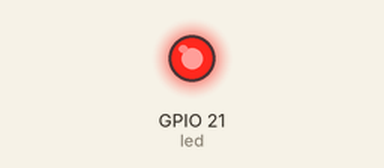
This sketch was run on a simulated ESP32. Shown: output pins drawn as LEDs (lit = HIGH).

Above: at 1.0 s.
At 3.0 s:
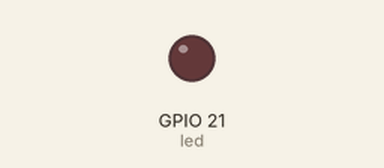
Timing chart, 0 to 5.2 s (numbered marks = the images above):
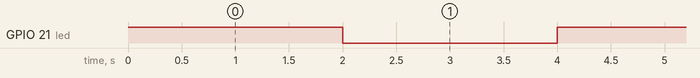

Measured:
- by itself, GPIO 21 (led): alternates HIGH for 2.0 s and LOW for 2.0 s

The sketch:

sketch.ino
```cpp
int led = 21;


void setup()
{
 pinMode(led, OUTPUT); //função de saída de pino 13
}

void loop()
{
 digitalWrite(led, HIGH); //acende o led
 delay(2000); //por 2 segundos
 digitalWrite(led, LOW); // apaga o led
 delay(2000); //por 2 segundos
}
```
